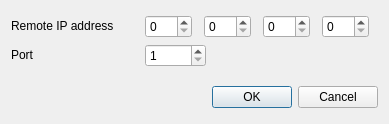
<?xml version="1.0" encoding="UTF-8"?>
<ui version="4.0">
 <class>UICFTNControls</class>
 <widget class="QWidget" name="UICFTNControls">
  <property name="windowModality">
   <enum>Qt::NonModal</enum>
  </property>
  <property name="geometry">
   <rect>
    <x>0</x>
    <y>0</y>
    <width>389</width>
    <height>124</height>
   </rect>
  </property>
  <property name="windowTitle">
   <string>UDP protocol settings</string>
  </property>
  <property name="windowIcon">
   <iconset resource="../gui/opentrack-res.qrc">
    <normaloff>:/images/bluetracky.png</normaloff>:/images/bluetracky.png</iconset>
  </property>
  <property name="layoutDirection">
   <enum>Qt::LeftToRight</enum>
  </property>
  <property name="autoFillBackground">
   <bool>false</bool>
  </property>
  <layout class="QGridLayout" name="gridLayout_2">
   <item row="1" column="0">
    <widget class="QDialogButtonBox" name="buttonBox">
     <property name="sizePolicy">
      <sizepolicy hsizetype="Minimum" vsizetype="Maximum">
       <horstretch>0</horstretch>
       <verstretch>0</verstretch>
      </sizepolicy>
     </property>
     <property name="standardButtons">
      <set>QDialogButtonBox::Cancel|QDialogButtonBox::Ok</set>
     </property>
    </widget>
   </item>
   <item row="0" column="0">
    <widget class="QFrame" name="frame">
     <property name="sizePolicy">
      <sizepolicy hsizetype="Minimum" vsizetype="Maximum">
       <horstretch>0</horstretch>
       <verstretch>0</verstretch>
      </sizepolicy>
     </property>
     <layout class="QGridLayout" name="gridLayout">
      <property name="leftMargin">
       <number>0</number>
      </property>
      <property name="topMargin">
       <number>0</number>
      </property>
      <property name="rightMargin">
       <number>0</number>
      </property>
      <property name="horizontalSpacing">
       <number>22</number>
      </property>
      <item row="0" column="1">
       <widget class="QFrame" name="frame_2">
        <property name="sizePolicy">
         <sizepolicy hsizetype="Minimum" vsizetype="Maximum">
          <horstretch>0</horstretch>
          <verstretch>0</verstretch>
         </sizepolicy>
        </property>
        <property name="frameShape">
         <enum>QFrame::NoFrame</enum>
        </property>
        <layout class="QHBoxLayout" name="horizontalLayout">
         <property name="spacing">
          <number>12</number>
         </property>
         <property name="leftMargin">
          <number>0</number>
         </property>
         <property name="topMargin">
          <number>0</number>
         </property>
         <property name="bottomMargin">
          <number>0</number>
         </property>
         <item>
          <widget class="QSpinBox" name="spinIPFirstNibble">
           <property name="maximumSize">
            <size>
             <width>60</width>
             <height>16777215</height>
            </size>
           </property>
           <property name="maximum">
            <number>255</number>
           </property>
           <property name="singleStep">
            <number>1</number>
           </property>
          </widget>
         </item>
         <item>
          <widget class="QSpinBox" name="spinIPSecondNibble">
           <property name="maximumSize">
            <size>
             <width>60</width>
             <height>16777215</height>
            </size>
           </property>
           <property name="maximum">
            <number>255</number>
           </property>
           <property name="singleStep">
            <number>1</number>
           </property>
          </widget>
         </item>
         <item>
          <widget class="QSpinBox" name="spinIPThirdNibble">
           <property name="maximumSize">
            <size>
             <width>60</width>
             <height>16777215</height>
            </size>
           </property>
           <property name="maximum">
            <number>255</number>
           </property>
           <property name="singleStep">
            <number>1</number>
           </property>
          </widget>
         </item>
         <item>
          <widget class="QSpinBox" name="spinIPFourthNibble">
           <property name="maximumSize">
            <size>
             <width>60</width>
             <height>16777215</height>
            </size>
           </property>
           <property name="maximum">
            <number>255</number>
           </property>
           <property name="singleStep">
            <number>1</number>
           </property>
          </widget>
         </item>
        </layout>
       </widget>
      </item>
      <item row="1" column="1">
       <widget class="QSpinBox" name="spinPortNumber">
        <property name="sizePolicy">
         <sizepolicy hsizetype="Maximum" vsizetype="Maximum">
          <horstretch>0</horstretch>
          <verstretch>0</verstretch>
         </sizepolicy>
        </property>
        <property name="minimum">
         <number>1</number>
        </property>
        <property name="maximum">
         <number>65535</number>
        </property>
       </widget>
      </item>
      <item row="0" column="0">
       <widget class="QLabel" name="label_4">
        <property name="sizePolicy">
         <sizepolicy hsizetype="Minimum" vsizetype="Maximum">
          <horstretch>0</horstretch>
          <verstretch>0</verstretch>
         </sizepolicy>
        </property>
        <property name="text">
         <string>Remote IP address</string>
        </property>
       </widget>
      </item>
      <item row="1" column="0">
       <widget class="QLabel" name="label_5">
        <property name="sizePolicy">
         <sizepolicy hsizetype="Minimum" vsizetype="Maximum">
          <horstretch>0</horstretch>
          <verstretch>0</verstretch>
         </sizepolicy>
        </property>
        <property name="text">
         <string>Port</string>
        </property>
       </widget>
      </item>
     </layout>
    </widget>
   </item>
  </layout>
 </widget>
 <tabstops>
  <tabstop>spinIPFirstNibble</tabstop>
  <tabstop>spinIPSecondNibble</tabstop>
  <tabstop>spinIPThirdNibble</tabstop>
  <tabstop>spinIPFourthNibble</tabstop>
  <tabstop>spinPortNumber</tabstop>
 </tabstops>
 <resources>
  <include location="../gui/opentrack-res.qrc"/>
 </resources>
 <connections/>
 <designerdata>
  <property name="gridDeltaX">
   <number>5</number>
  </property>
  <property name="gridDeltaY">
   <number>5</number>
  </property>
  <property name="gridSnapX">
   <bool>true</bool>
  </property>
  <property name="gridSnapY">
   <bool>true</bool>
  </property>
  <property name="gridVisible">
   <bool>false</bool>
  </property>
 </designerdata>
 <slots>
  <slot>startEngineClicked()</slot>
  <slot>stopEngineClicked()</slot>
  <slot>cameraSettingsClicked()</slot>
 </slots>
</ui>
